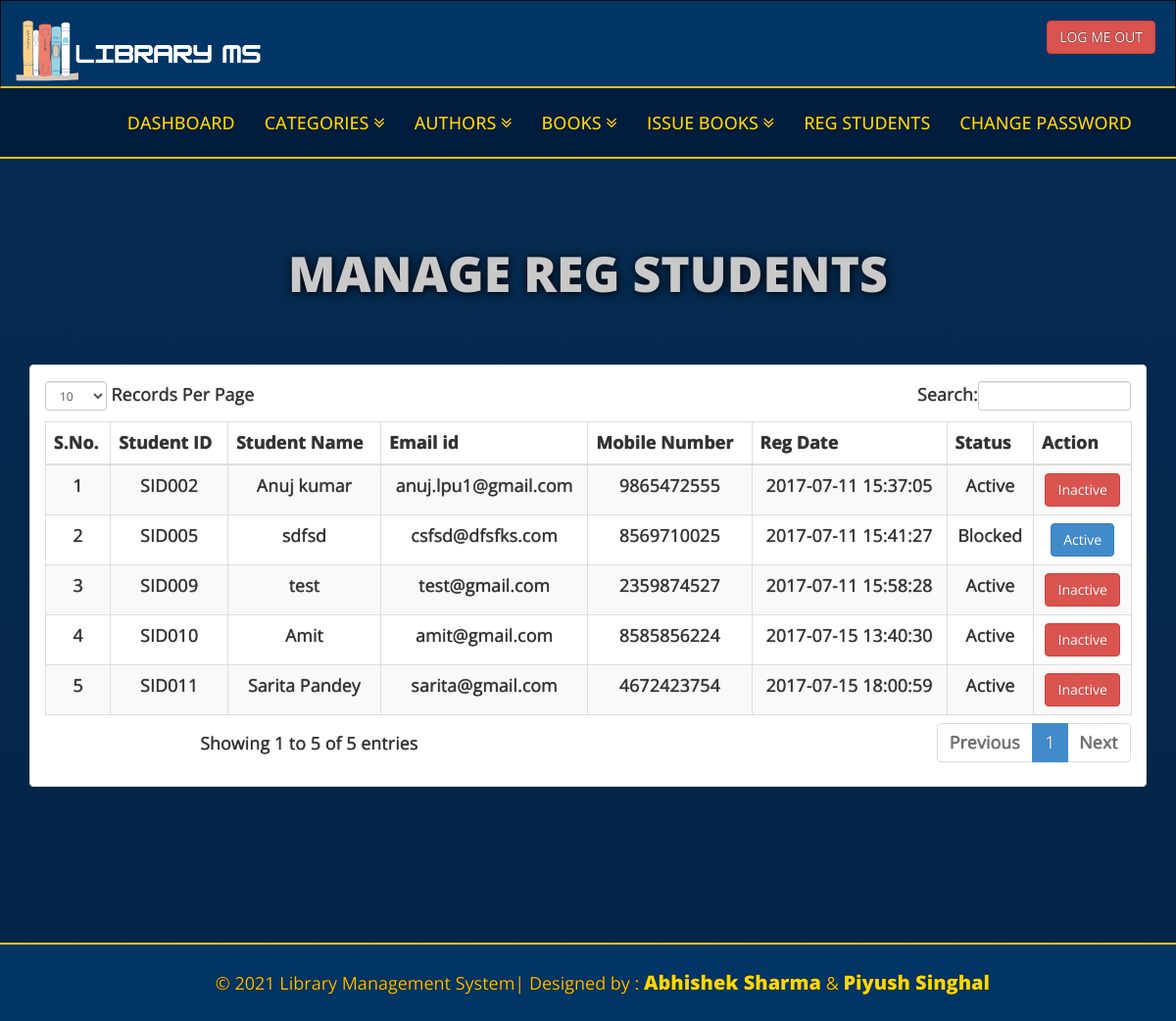
/library/admin/reg-students.php (signed in), run on an earlier commit of the app's database.
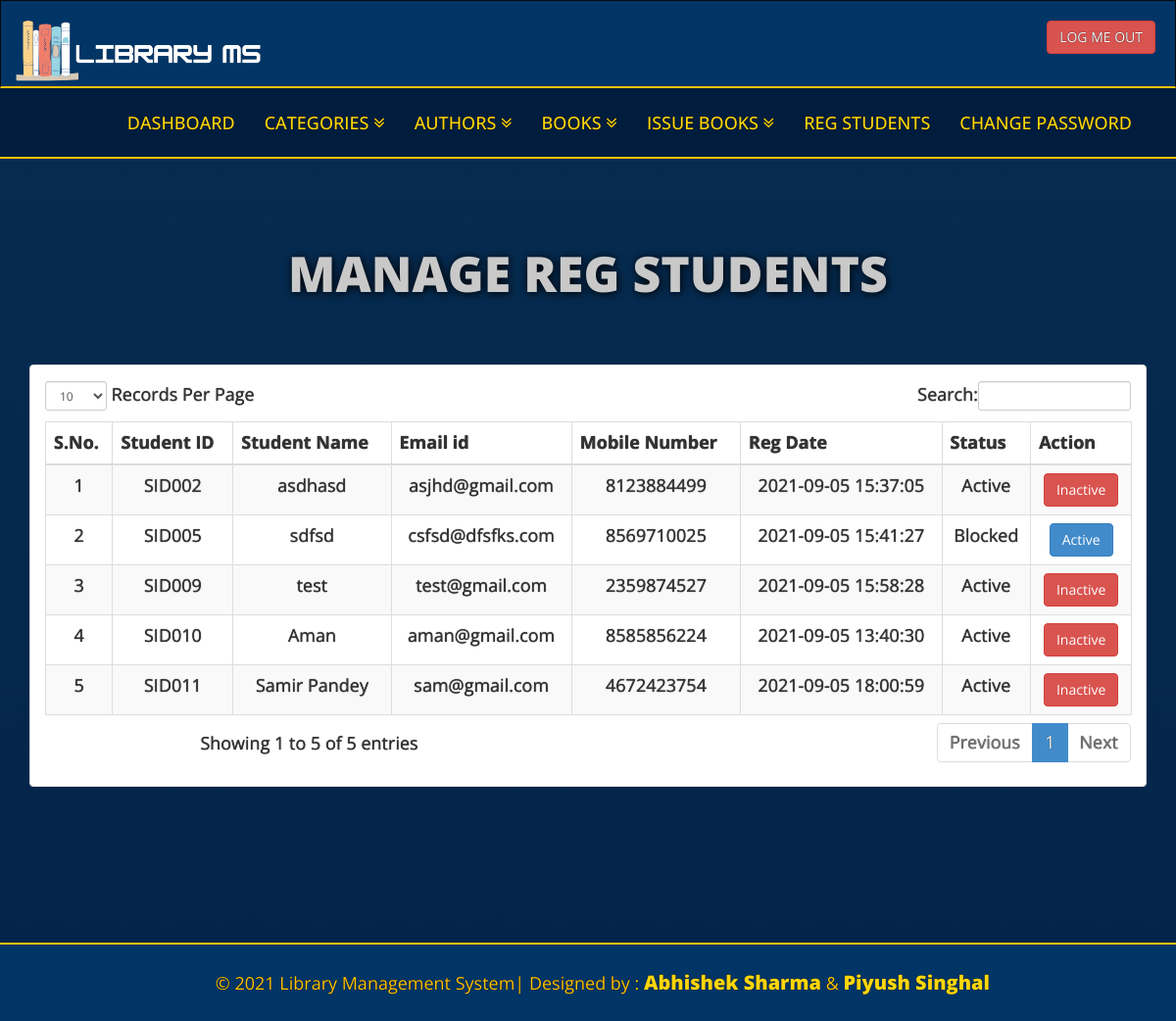
And on a later commit of the database.
### tables this page shows
CREATE TABLE `tblstudents` (
  `id` int(11) NOT NULL,
  `StudentId` varchar(100) DEFAULT NULL,
  `FullName` varchar(120) DEFAULT NULL,
  `EmailId` varchar(120) DEFAULT NULL,
  `MobileNumber` char(11) DEFAULT NULL,
  `Password` varchar(120) DEFAULT NULL,
  `Status` int(1) DEFAULT NULL,
  `RegDate` timestamp NULL DEFAULT CURRENT_TIMESTAMP,
  `UpdationDate` timestamp NULL DEFAULT NULL ON UPDATE CURRENT_TIMESTAMP
);

### library/admin/reg-students.php (the view, shortened to what this page needs)
<?php
include('includes/config.php');
if (strlen($_SESSION['alogin']) == 0) {
    header('location:index.php');
} else {
?>
<!DOCTYPE html>
<html xmlns="http://www.w3.org/1999/xhtml">
<head>
    <link href="../assets/css/bootstrap.css" rel="stylesheet" />
    <link href="../assets/css/font-awesome.css" rel="stylesheet" />
    <link href="../assets/js/dataTables/dataTables.bootstrap.css" rel="stylesheet" />
    <link href="../assets/css/style.css" rel="stylesheet" />
</head>
<body>
    <?php include('includes/header.php'); ?>
    <div class="content-wrapper">
        <div class="container">
            <div class="row pad-botm">
                <div class="col-md-12">
                    <h4 class="header-line">Manage Reg Students</h4>
                </div>
            </div>
            <div class="row">
                <div class="col-md-12">
                    <div class="panel panel-default">
                        <div class="panel-body">
                            <div class="table-responsive">
                                <table class="table table-striped table-bordered table-hover" id="dataTables-example">
                                    <thead>
                                        <tr>
                                            <th>S.No.</th>
                                            <th>Student ID</th>
                                            <th>Student Name</th>
                                            <th>Email id </th>
                                            <th>Mobile Number</th>
                                            <th>Reg Date</th>
                                            <th>Status</th>
                                            <th>Action</th>
                                        </tr>
                                    </thead>
                                    <tbody>
                                        <?php $sql = "SELECT * from tblstudents";
                                            $query = $dbh->prepare($sql);
                                            $query->execute();
                                            $results = $query->fetchAll(PDO::FETCH_OBJ);
                                            $cnt = 1;
                                            if ($query->rowCount() > 0) {
                                                foreach ($results as $result) {               ?>
                                        <tr class="odd gradeX">
                                            <td class="center"><?php echo htmlentities($cnt); ?></td>
                                            <td class="center"><?php echo htmlentities($result->StudentId); ?></td>
                                            <td class="center"><?php echo htmlentities($result->FullName); ?></td>
                                            <td class="center"><?php echo htmlentities($result->EmailId); ?></td>
                                            <td class="center"><?php echo htmlentities($result->MobileNumber); ?></td>
                                            <td class="center"><?php echo htmlentities($result->RegDate); ?></td>
                                            <td class="center"><?php if ($result->Status == 1) {
                                                                                echo htmlentities("Active");
                                                                            } else {
                                                                                echo htmlentities("Blocked");
                                                                            }
                                                                            ?></td>
                                            <td class="center">
                                                <?php if ($result->Status == 1) { ?>
                                                <a href="reg-students.php?inid=<?php echo htmlentities($result->id); ?>"
                                                    onclick="return confirm('Are you sure you want to block this student?');">
                                                    <button class="
                                                    btn btn-danger"> Inactive</button>
                                                    <?php } else { ?>
                                                    <a href="reg-students.php?id=<?php echo htmlentities($result->id); ?>"
                                                        onclick="return confirm('Are you sure you want to active this student?');"><button
                                                            class="
                                                        btn btn-primary"> Active</button>
                                                        <?php } ?>
                                            </td>
                                        </tr>
                                        <?php $cnt = $cnt + 1;
                                                }
                                            } ?>
                                    </tbody>
                                </table>
                            </div>
                        </div>
                    </div>
                </div>
            </div>
        </div>
    </div>
    <?php include('includes/footer.php'); ?>
</body>
</html>
<?php } ?>

### library/admin/includes/header.php (shortened to what this page needs)
<div class="navbar navbar-inverse set-radius-zero">
    <div>
        <a class="navbar-brand">
            <img src="../assets/img/lbms.png" style="width:250px;" />
        </a>
        <div class="right-div">
            <a href="logout.php" class="btn btn-danger pull-right">LOG ME OUT</a>
        </div>
    </div>
</div>
<section class="menu-section">
    <div class="container">
        <div class="row ">
            <div class="col-md-12">
                <div class="navbar-collapse collapse ">
                    <ul id="menu-top" class="nav navbar-nav navbar-right">
                        <li><a href="dashboard.php" class="menu-top-active">DASHBOARD</a></li>
                        <li>
                            <a href="#" class="dropdown-toggle" id="ddlmenuItem" data-toggle="dropdown"> Categories <i
                                    class="fa fa-angle-double-down"></i></a>
                        </li>
                        <li>
                            <a href="#" class="dropdown-toggle" id="ddlmenuItem" data-toggle="dropdown"> Authors <i
                                    class="fa fa-angle-double-down"></i></a>
                        </li>
                        <li>
                            <a href="#" class="dropdown-toggle" id="ddlmenuItem" data-toggle="dropdown"> Books <i
                                    class="fa fa-angle-double-down"></i></a>
                        </li>
                        <li>
                            <a href="#" class="dropdown-toggle" id="ddlmenuItem" data-toggle="dropdown"> Issue Books <i
                                    class="fa fa-angle-double-down"></i></a>
                        </li>
                        <li><a href="reg-students.php">Reg Students</a></li>
                        <li><a href="change-password.php">Change Password</a></li>
                    </ul>
                </div>
            </div>
        </div>
    </div>
</section>

### library/admin/includes/footer.php
<section class="footer-section">
    <div class="container">
        <div class="row">
            <div class="col-md-10">
                &copy; 2021 Library Management System| Designed by : <a
                    href="http://linkedin.com/in/abhishek-8211">Abhishek Sharma</a> &
                <a href="http://linkedin.com/in/piyush-singhal-b553231a0">Piyush Singhal</a>
            </div>
        </div>
    </div>
</section>

### library/assets/css/style.css (style rules this page uses)
﻿body, html { font-family: "Open Sans", sans-serif; line-height: 28px; font-size: 18px; text-shadow: 0px 0px 1px #000; overflow-x: hidden; }
.set-radius-zero { border-radius: 0px; -moz-border-radius: 0px; -webkit-border-radius: 0px; }
.content-wrapper { padding: 80px 0; min-height: 800px; background: linear-gradient(#062b50, #032549); margin-top: 0px; text-align: center; }
.header-line { font-size: 50px; text-shadow: 1px 1px 10px #000; color: #c9c9c9; font-weight: 900; padding-bottom: 25px; text-transform: uppercase; }
.pad-botm { padding-bottom: 30px; }
.right-div { float: right; padding: 20px; }
#menu-top a { color: #ffd60a; text-decoration: none; font-weight: 500; padding: 25px 15px 25px 15px; text-transform: uppercase; }
.menu-section { background-color: #001d3d; border-bottom: 2px solid #ffc300; width: 100%; }
.menu-top-active { background-color: #001d3d; }
.navbar-inverse { background-color: #003566; border-bottom: 2px solid #ffc300; }
#ddlmenuItem { color: #ffc300; background-color: #001d3d; }
.navbar { min-height: 90px; margin-bottom: 0px; }
.footer-section { padding: 25px 50px 25px 50px; color: #ffc300; font-size: 18px; background-color: #003566; text-align: right; border-top: 2px solid #ffc300; }
.footer-section a, .footer-section a:hover { color: #ffd60a; font-size: 20px; font-weight: 900; }

What changed in the data, as far as the page shows it:
changed tblstudents "SID002": FullName "Anuj kumar" → "asdhasd"; EmailId "anuj.lpu1@gmail.com" → "asjhd@gmail.com"; MobileNumber "9865472555" → "8123884499"; RegDate "2017-07-11 15:37:05" → "2021-09-05 15:37:05"
changed tblstudents "SID005": RegDate "2017-07-11 15:41:27" → "2021-09-05 15:41:27"
changed tblstudents "SID009": RegDate "2017-07-11 15:58:28" → "2021-09-05 15:58:28"
changed tblstudents "SID010": FullName "Amit" → "Aman"; EmailId "amit@gmail.com" → "aman@gmail.com"; RegDate "2017-07-15 13:40:30" → "2021-09-05 13:40:30"
changed tblstudents "SID011": FullName "Sarita Pandey" → "Samir Pandey"; EmailId "sarita@gmail.com" → "sam@gmail.com"; RegDate "2017-07-15 18:00:59" → "2021-09-05 18:00:59"
